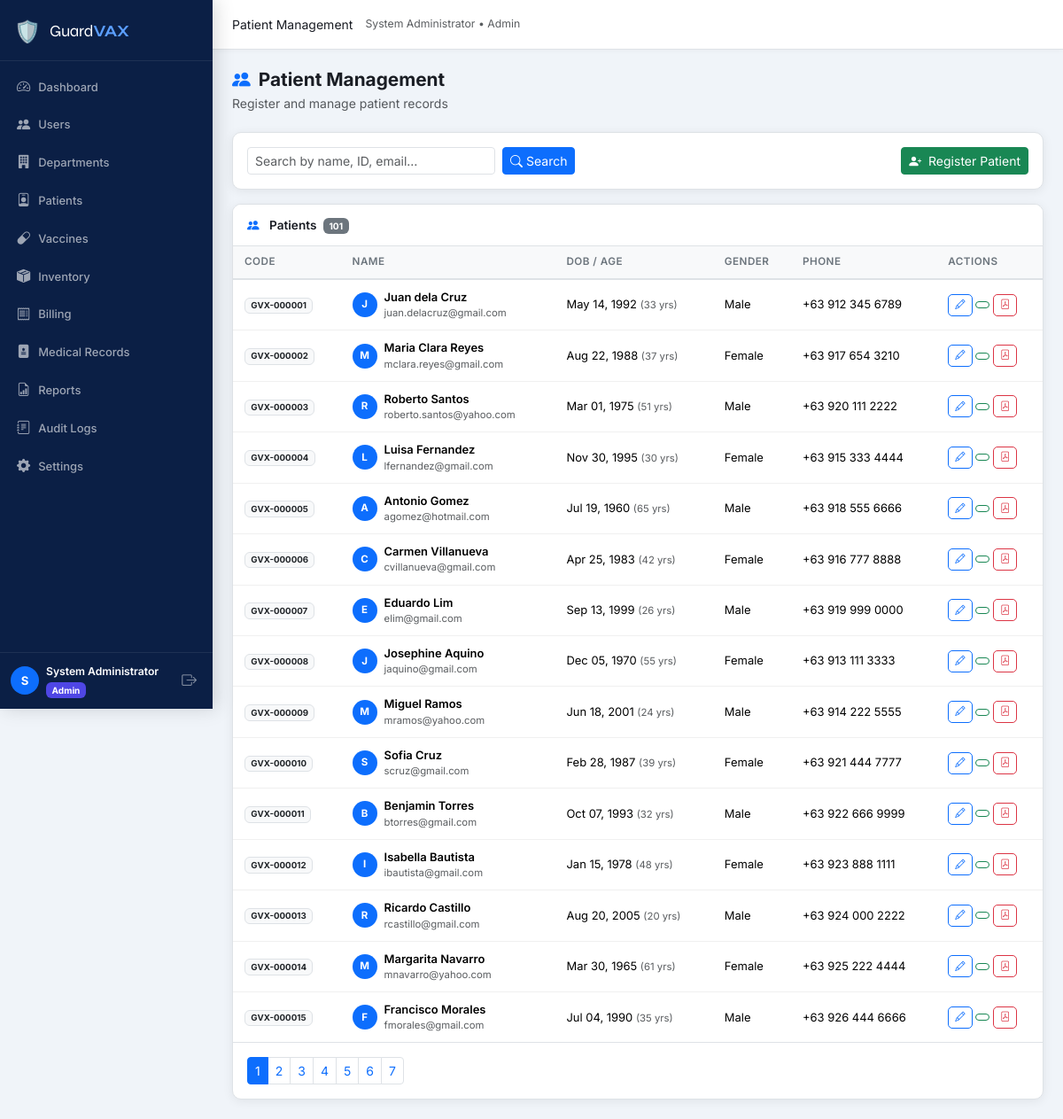
Screenshot of /nurse/patients.php (signed in) with the database file from the repository.
### tables this page shows
CREATE TABLE `users` (
  `id` int(10) UNSIGNED NOT NULL,
  `name` varchar(150) NOT NULL,
  `email` varchar(150) NOT NULL,
  `password` varchar(255) NOT NULL,
  `role_id` int(10) UNSIGNED NOT NULL,
  `department_id` int(10) UNSIGNED DEFAULT NULL,
  `status` enum('active','inactive','pending') NOT NULL DEFAULT 'pending',
  `email_verified` tinyint(1) NOT NULL DEFAULT 0,
  `created_at` datetime NOT NULL DEFAULT current_timestamp(),
  `updated_at` datetime NOT NULL DEFAULT current_timestamp() ON UPDATE current_timestamp()
);

CREATE TABLE `roles` (
  `id` int(10) UNSIGNED NOT NULL,
  `name` varchar(50) NOT NULL,
  `label` varchar(100) NOT NULL
);

CREATE TABLE `patients` (
  `id` int(10) UNSIGNED NOT NULL,
  `user_id` int(10) UNSIGNED NOT NULL,
  `patient_code` varchar(20) NOT NULL,
  `date_of_birth` date NOT NULL,
  `gender` enum('Male','Female','Other') NOT NULL,
  `blood_type` varchar(5) DEFAULT NULL,
  `address` text DEFAULT NULL,
  `phone` varchar(20) DEFAULT NULL,
  `emergency_contact_name` varchar(150) DEFAULT NULL,
  `emergency_contact_phone` varchar(20) DEFAULT NULL,
  `allergies` text DEFAULT NULL,
  `notes` text DEFAULT NULL,
  `registered_by` int(10) UNSIGNED DEFAULT NULL,
  `created_at` datetime NOT NULL DEFAULT current_timestamp(),
  `updated_at` datetime NOT NULL DEFAULT current_timestamp() ON UPDATE current_timestamp()
);

### config/db.php (called while the page is built, shortened)
<?php
function db(): PDO {
    static $pdo = null;
    if ($pdo === null) {
        $dsn = sprintf(
            'mysql:host=%s;port=%s;dbname=%s;charset=%s',
            DB_HOST, DB_PORT, DB_NAME, DB_CHARSET
        );
        $options = [
            PDO::ATTR_ERRMODE            => PDO::ERRMODE_EXCEPTION,
            PDO::ATTR_DEFAULT_FETCH_MODE => PDO::FETCH_ASSOC,
            PDO::ATTR_EMULATE_PREPARES   => false,
        ];
        try {
            $pdo = new PDO($dsn, DB_USER, DB_PASS, $options);
            $offset = (new DateTime())->format('P');
            $pdo->exec("SET time_zone='{$offset}'");
        } catch (PDOException $e) {
            die('<div style="padding:2rem;color:red;font-family:monospace">
                <strong>Database Connection Error:</strong> ' . htmlspecialchars($e->getMessage()) . '
            </div>');
        }
    }
    return $pdo;
}

### includes/functions.php (called while the page is built, shortened)
<?php
require_once __DIR__ . '/../config/db.php';
function isLoggedIn(): bool
{
    return isset($_SESSION['user_id']) && !empty($_SESSION['user_id']);
}
function getCurrentUser(): ?array
{
    $stmt = db()->prepare('SELECT u.*, r.name AS role_name FROM users u JOIN roles r ON r.id = u.role_id WHERE u.id = ?');
    $stmt->execute([$_SESSION['user_id']]);
    return $stmt->fetch() ?: null;
}
function sanitize(string $value): string
{
    return htmlspecialchars(trim($value), ENT_QUOTES, 'UTF-8');
}
function paginate(int $total, int $perPage, int $current): array
{
    $pages = (int) ceil($total / $perPage);
    return [
        'total'    => $total,
        'per_page' => $perPage,
        'current'  => $current,
        'pages'    => $pages,
        'offset'   => ($current - 1) * $perPage,
    ];
}
function formatDate(string $date, string $format = 'M d, Y'): string
{
    return $date ? date($format, strtotime($date)) : 'N/A';
}
function calculateAge(string $dob): int
{
    return (int) date_diff(date_create($dob), date_create('today'))->y;
}

### includes/auth.php (called while the page is built, shortened)
<?php
require_once __DIR__ . '/functions.php';
function guard(string ...$allowedRoles): array
{
    $user = getCurrentUser();
    return $user;
}

### nurse/patients.php (the view, shortened to what this page needs)
<?php
require_once __DIR__ . '/../includes/auth.php';
require_once __DIR__ . '/../includes/layout.php';
$user = guard('nurse', 'admin');
$search  = sanitize($_GET['q'] ?? '');
$page    = max(1, (int)($_GET['page'] ?? 1));
$perPage = 15;
$params  = [];
$where   = '1=1';
$countStmt = db()->prepare("SELECT COUNT(*) FROM patients p JOIN users u ON u.id=p.user_id WHERE {$where}");
$countStmt->execute($params);
$total = (int)$countStmt->fetchColumn();
$pager = paginate($total, $perPage, $page);
$stmt = db()->prepare(
    "SELECT p.*, u.name, u.email FROM patients p JOIN users u ON u.id=p.user_id
     WHERE {$where} ORDER BY p.created_at DESC
     LIMIT {$pager['per_page']} OFFSET {$pager['offset']}"
);
$stmt->execute($params);
$patients = $stmt->fetchAll();
?>
<?php renderHead('Patients'); ?>
<?php renderNav($user); ?>
<?php renderPageHeader('Patient Management', 'Register and manage patient records', 'people-fill'); ?>
<div class="card card-gvx mb-3">
  <div class="card-body d-flex flex-wrap gap-2 align-items-center">
    <form class="d-flex gap-2 flex-grow-1" method="GET">
      <input type="text" name="q" class="form-control form-control-sm" placeholder="Search by name, ID, email…" value="<?= sanitize($search) ?>" style="max-width:280px">
      <button type="submit" class="btn btn-sm btn-primary"><i class="bi bi-search me-1"></i>Search</button>
    </form>
    <button class="btn btn-sm btn-success" data-bs-toggle="modal" data-bs-target="#addPatientModal">
      <i class="bi bi-person-plus-fill me-1"></i> Register Patient
    </button>
  </div>
</div>
<div class="card card-gvx">
  <div class="card-header-gvx">
    <i class="bi bi-people-fill me-2 text-primary"></i>
    Patients <span class="badge bg-secondary ms-1"><?= $total ?></span>
  </div>
  <div class="table-responsive">
    <table class="table table-gvx mb-0">
      <thead><tr>
        <th>Code</th><th>Name</th><th>DOB / Age</th><th>Gender</th><th>Phone</th><th>Actions</th>
      </tr></thead>
      <tbody>
        <?php foreach ($patients as $p): ?>
        <tr>
          <td><span class="badge bg-light text-dark border"><?= sanitize($p['patient_code']) ?></span></td>
          <td>
            <div class="d-flex align-items-center gap-2">
              <div class="avatar-sm"><?= mb_strtoupper(mb_substr($p['name'], 0, 1)) ?></div>
              <div>
                <div class="fw-semibold"><?= sanitize($p['name']) ?></div>
                <div class="text-muted small"><?= sanitize($p['email']) ?></div>
              </div>
            </div>
          </td>
          <td><?= formatDate($p['date_of_birth']) ?> <span class="text-muted small">(<?= calculateAge($p['date_of_birth']) ?> yrs)</span></td>
          <td><?= sanitize($p['gender']) ?></td>
          <td><?= sanitize($p['phone'] ?: '—') ?></td>
          <td>
            <a href="<?= SITE_URL ?>/nurse/patients.php?edit=<?= $p['id'] ?>" class="btn btn-xs btn-outline-primary" title="Edit"><i class="bi bi-pencil"></i></a>
            <a href="<?= SITE_URL ?>/nurse/vaccinations.php?patient_id=<?= $p['id'] ?>" class="btn btn-xs btn-outline-success" title="Vaccinations"><i class="bi bi-syringe"></i></a>
            <a href="<?= SITE_URL ?>/reports/patient_report.php?patient_id=<?= $p['id'] ?>" target="_blank" class="btn btn-xs btn-outline-danger" title="PDF Report"><i class="bi bi-file-pdf"></i></a>
          </td>
        </tr>
        <?php endforeach; ?>
      </tbody>
    </table>
  </div>
  <?php if ($pager['pages'] > 1): ?>
  <div class="card-body border-top">
    <nav><ul class="pagination pagination-sm mb-0">
      <?php for ($i=1;$i<=$pager['pages'];$i++): ?>
        <li class="page-item <?= $i===$page?'active':'' ?>"><a class="page-link" href="?page=<?=$i?>&q=<?=urlencode($search)?>"><?=$i?></a></li>
      <?php endfor; ?>
    </ul></nav>
  </div>
  <?php endif; ?>
</div>
<?php renderFooter(); ?>

### includes/layout.php (shortened to what this page needs)
<?php
function renderHead(string $title, array $extraCss = []): void
{
    $siteName = SITE_NAME;
    $siteUrl  = SITE_URL;
    echo <<<HTML
<!DOCTYPE html>
<html lang="en">
<head>
  <meta charset="UTF-8">
  <meta name="viewport" content="width=device-width, initial-scale=1.0">
  <title>{$title} — {$siteName}</title>
  <link rel="stylesheet" href="https://cdn.jsdelivr.net/npm/bootstrap@5.3.2/dist/css/bootstrap.min.css">
  <link rel="stylesheet" href="https://cdn.jsdelivr.net/npm/bootstrap-icons@1.11.3/font/bootstrap-icons.min.css">
  <link rel="preconnect" href="https://fonts.googleapis.com">
  <link href="https://fonts.googleapis.com/css2?family=Inter:wght@300;400;500;600;700&family=Syne:wght@700;800&display=swap" rel="stylesheet">
  <link rel="stylesheet" href="{$siteUrl}/assets/css/style.css">
HTML;
    echo "</head>\n<body>\n";
}
function renderNav(array $user): void
{
    $role    = $user['role_name'];
    $name    = htmlspecialchars($user['name']);
    $roleLabel = ucfirst($role);
    $siteUrl = SITE_URL;
    $current = $_SERVER['REQUEST_URI'];
    $links = '';
    foreach ($navLinks as $link) {
        $active = str_contains($current, $link['href']) ? 'active' : '';
        $links .= <<<HTML
        <li class="nav-item">
          <a class="nav-link {$active}" href="{$siteUrl}{$link['href']}">
            <i class="bi bi-{$link['icon']}"></i>
            <span>{$link['label']}</span>
          </a>
        </li>
HTML;
    }
    echo <<<HTML
<div class="gvx-wrapper">
<aside class="gvx-sidebar" id="gvxSidebar">
  <div class="sidebar-brand">
    <span class="brand-icon">🛡️</span>
    <span class="brand-name">Guard<strong>VAX</strong></span>
  </div>
  <nav class="sidebar-nav">
    <ul class="nav flex-column">
      {$links}
    </ul>
  </nav>
  <div class="sidebar-footer">
    <div class="user-pill">
      <div class="user-avatar">{$name[0]}</div>
      <div class="user-info">
        <div class="user-name">{$name}</div>
        <div class="user-role badge bg-role-{$role}">{$roleLabel}</div>
      </div>
    </div>
    <a href="{$siteUrl}/auth/logout.php" class="btn-logout" title="Logout">
      <i class="bi bi-box-arrow-right"></i>
    </a>
  </div>
</aside>
<main class="gvx-main">
  <header class="gvx-topbar">
    <button class="sidebar-toggle d-lg-none" onclick="document.getElementById('gvxSidebar').classList.toggle('show')">
      <i class="bi bi-list"></i>
    </button>
    <div class="topbar-title" id="pageTitle"></div>
    <div class="topbar-actions">
      <span class="text-muted small d-none d-md-block">{$name} &bull; {$roleLabel}</span>
    </div>
  </header>
  <div class="gvx-content">
HTML;
}
function renderFooter(): void
{
    $siteUrl = SITE_URL;
    echo <<<HTML
  </div>
</main>
</div>
<script src="https://cdn.jsdelivr.net/npm/bootstrap@5.3.2/dist/js/bootstrap.bundle.min.js"></script>
<script src="https://cdn.jsdelivr.net/npm/chart.js@4.4.0/dist/chart.umd.min.js"></script>
<script src="https://cdn.jsdelivr.net/npm/sweetalert2@11"></script>
<script src="{$siteUrl}/assets/js/main.js"></script>
</body>
</html>
HTML;
}
function renderPageHeader(string $title, string $subtitle = '', string $icon = 'clipboard2-pulse'): void
{
    echo <<<HTML
    <div class="page-header">
      <div>
        <h1 class="page-title"><i class="bi bi-{$icon}"></i> {$title}</h1>
        <p class="page-subtitle text-muted mb-0">{$subtitle}</p>
      </div>
    </div>
HTML;
}

### assets/css/style.css (style rules this page uses)
:root { --gvx-primary: #0d6efd; --gvx-primary-dark: #0a58ca; --gvx-sidebar-bg: #0b1f45; --gvx-sidebar-w: 240px; --gvx-topbar-h: 56px; --gvx-content-bg: #f0f4f9; --gvx-card-bg: #ffffff; --gvx-border: #dee2e6; --gvx-text: #1a1d24; --gvx-muted: #6c757d; --gvx-radius: 10px; --gvx-shadow: 0 2px 12px rgba(0,0,0,.07); --gvx-transition: .22s ease; }
*, *::before, *::after { box-sizing: border-box; }
body { font-family: 'Inter', system-ui, sans-serif; font-size: .875rem; color: var(--gvx-text); background: var(--gvx-content-bg); overflow-x: hidden; }
.gvx-wrapper { display: flex; min-height: 100vh; }
.gvx-sidebar { width: var(--gvx-sidebar-w); height: 100vh; background: var(--gvx-sidebar-bg); display: flex; flex-direction: column; position: fixed; top: 0; left: 0; z-index: 1050; transition: transform var(--gvx-transition); box-shadow: 4px 0 20px rgba(0,0,0,.15); overflow: hidden; }
.sidebar-brand { padding: 18px 16px 14px; display: flex; align-items: center; gap: 10px; border-bottom: 1px solid rgba(255,255,255,.08); flex-shrink: 0; }
.brand-icon { font-size: 1.5rem; }
.brand-name { font-family: 'Syne', sans-serif; font-size: 1.15rem; color: #fff; letter-spacing: -.3px; }
.brand-name strong { color: #5b9eff; }
.sidebar-nav { flex: 1; padding: 8px 0; overflow-y: auto; overflow-x: hidden; scrollbar-width: thin; scrollbar-color: rgba(255,255,255,.15) transparent; }
.sidebar-nav .nav-item { margin: 2px 8px; }
.sidebar-nav .nav-link { display: flex; align-items: center; gap: 9px; padding: 8px 11px; border-radius: 7px; color: rgba(255,255,255,.6); font-size: .81rem; font-weight: 500; transition: background var(--gvx-transition), color var(--gvx-transition); text-decoration: none; white-space: nowrap; }
.sidebar-nav .nav-link i { font-size: .95rem; flex-shrink: 0; }
.sidebar-footer { padding: 12px 12px; border-top: 1px solid rgba(255,255,255,.08); display: flex; align-items: center; gap: 8px; flex-shrink: 0; background: var(--gvx-sidebar-bg); }
.user-pill { display: flex; align-items: center; gap: 8px; flex: 1; min-width: 0; }
.user-avatar { width: 32px; height: 32px; border-radius: 50%; background: var(--gvx-primary); color: #fff; font-size: .82rem; font-weight: 700; display: flex; align-items: center; justify-content: center; flex-shrink: 0; }
.user-info { min-width: 0; }
.user-name { color: #fff; font-size: .76rem; font-weight: 600; white-space: nowrap; overflow: hidden; text-overflow: ellipsis; }
.user-role { font-size: .63rem; }
.btn-logout { color: rgba(255,255,255,.5); font-size: 1.05rem; padding: 4px 6px; border-radius: 6px; transition: color .2s, background .2s; text-decoration: none; flex-shrink: 0; }
.gvx-main { flex: 1; margin-left: var(--gvx-sidebar-w); display: flex; flex-direction: column; min-height: 100vh; }
.gvx-topbar { height: var(--gvx-topbar-h); background: #fff; border-bottom: 1px solid var(--gvx-border); display: flex; align-items: center; padding: 0 22px; gap: 14px; position: sticky; top: 0; z-index: 100; box-shadow: 0 1px 6px rgba(0,0,0,.04); }
.gvx-content { padding: 22px; flex: 1; }
.page-header { display: flex; align-items: flex-start; justify-content: space-between; margin-bottom: 22px; }
.page-title { font-size: 1.3rem; font-weight: 700; color: var(--gvx-text); margin: 0 0 3px; display: flex; align-items: center; gap: 9px; }
.page-title i { color: var(--gvx-primary); }
.card-gvx { border: 1px solid var(--gvx-border); border-radius: var(--gvx-radius); box-shadow: var(--gvx-shadow); background: var(--gvx-card-bg); overflow: hidden; }
.card-header-gvx { padding: 13px 16px; background: #fff; border-bottom: 1px solid var(--gvx-border); font-weight: 600; font-size: .85rem; color: var(--gvx-text); }
.table-gvx { font-size: .81rem; }
.table-gvx thead th { background: #f8f9fa; color: var(--gvx-muted); font-weight: 600; font-size: .73rem; text-transform: uppercase; letter-spacing: .04em; padding: 9px 13px; border-bottom: 2px solid var(--gvx-border); white-space: nowrap; }
.table-gvx tbody td { padding: 10px 13px; vertical-align: middle; border-bottom: 1px solid #f0f0f0; }
.table-gvx tbody tr:last-child td { border-bottom: none; }
.btn-xs { padding: 3px 7px; font-size: .71rem; border-radius: 5px; line-height: 1.5; }
.avatar-sm { width: 28px; height: 28px; border-radius: 50%; background: var(--gvx-primary); color: #fff; font-size: .72rem; font-weight: 700; display: flex; align-items: center; justify-content: center; flex-shrink: 0; }
.bg-role-admin { background: #4f46e5 !important; }

### rows the page displays
users: name "S", name "System Administrator", role.name "Admin"
patients: patient_code "GVX-000001", user.name "J", user.name "Juan dela Cruz", user.email "juan.delacruz@gmail.com", date_of_birth "May 14, 1992", date_of_birth "33", gender "Male", phone "+63 912 345 6789"
patients: patient_code "GVX-000002", user.name "M", user.name "Maria Clara Reyes", user.email "mclara.reyes@gmail.com", date_of_birth "Aug 22, 1988", date_of_birth "37", gender "Female", phone "+63 917 654 3210"
patients: patient_code "GVX-000003", user.name "R", user.name "Roberto Santos", user.email "roberto.santos@yahoo.com", date_of_birth "Mar 01, 1975", date_of_birth "51", gender "Male", phone "+63 920 111 2222"
patients: patient_code "GVX-000004", user.name "L", user.name "Luisa Fernandez", user.email "lfernandez@gmail.com", date_of_birth "Nov 30, 1995", date_of_birth "30", gender "Female", phone "+63 915 333 4444"
patients: patient_code "GVX-000005", user.name "A", user.name "Antonio Gomez", user.email "agomez@hotmail.com", date_of_birth "Jul 19, 1960", date_of_birth "65", gender "Male", phone "+63 918 555 6666"
patients: patient_code "GVX-000006", user.name "C", user.name "Carmen Villanueva", user.email "cvillanueva@gmail.com", date_of_birth "Apr 25, 1983", date_of_birth "42", gender "Female", phone "+63 916 777 8888"
patients: patient_code "GVX-000007", user.name "E", user.name "Eduardo Lim", user.email "elim@gmail.com", date_of_birth "Sep 13, 1999", date_of_birth "26", gender "Male", phone "+63 919 999 0000"
patients: patient_code "GVX-000008", user.name "J", user.name "Josephine Aquino", user.email "jaquino@gmail.com", date_of_birth "Dec 05, 1970", date_of_birth "55", gender "Female", phone "+63 913 111 3333"
patients: patient_code "GVX-000009", user.name "M", user.name "Miguel Ramos", user.email "mramos@yahoo.com", date_of_birth "Jun 18, 2001", date_of_birth "24", gender "Male", phone "+63 914 222 5555"
patients: patient_code "GVX-000010", user.name "S", user.name "Sofia Cruz", user.email "scruz@gmail.com", date_of_birth "Feb 28, 1987", date_of_birth "39", gender "Female", phone "+63 921 444 7777"
patients: patient_code "GVX-000011", user.name "B", user.name "Benjamin Torres", user.email "btorres@gmail.com", date_of_birth "Oct 07, 1993", date_of_birth "32", gender "Male", phone "+63 922 666 9999"
patients: patient_code "GVX-000012", user.name "I", user.name "Isabella Bautista", user.email "ibautista@gmail.com", date_of_birth "Jan 15, 1978", date_of_birth "48", gender "Female", phone "+63 923 888 1111"
patients: patient_code "GVX-000013", user.name "R", user.name "Ricardo Castillo", user.email "rcastillo@gmail.com", date_of_birth "Aug 20, 2005", date_of_birth "20", gender "Male", phone "+63 924 000 2222"
patients: patient_code "GVX-000014", user.name "M", user.name "Margarita Navarro", user.email "mnavarro@yahoo.com", date_of_birth "Mar 30, 1965", date_of_birth "61", gender "Female", phone "+63 925 222 4444"
patients: patient_code "GVX-000015", user.name "F", user.name "Francisco Morales", user.email "fmorales@gmail.com", date_of_birth "Jul 04, 1990", date_of_birth "35", gender "Male", phone "+63 926 444 6666"

### other values shown
$link['label'] "Dashboard"
$link['label'] "Users"
$link['label'] "Departments"
$link['label'] "Patients"
$link['label'] "Vaccines"
$link['label'] "Inventory"
$link['label'] "Billing"
$link['label'] "Medical Records"
$link['label'] "Reports"
$link['label'] "Audit Logs"
$link['label'] "Settings"
$title "Patient Management"
$subtitle "Register and manage patient records"
$total "101"
